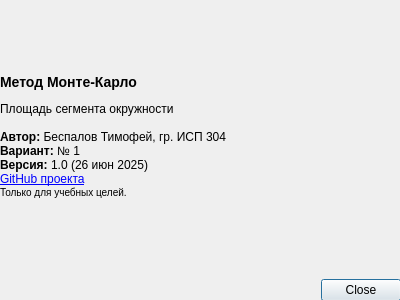
<?xml version="1.0" encoding="UTF-8"?>
<ui version="4.0">
 <class>AboutDialog</class>
 <widget class="QDialog" name="AboutDialog">
  <property name="geometry">
   <rect>
    <x>0</x>
    <y>0</y>
    <width>400</width>
    <height>300</height>
   </rect>
  </property>
  <property name="minimumSize">
   <size>
    <width>400</width>
    <height>300</height>
   </size>
  </property>
  <property name="maximumSize">
   <size>
    <width>400</width>
    <height>300</height>
   </size>
  </property>
  <property name="windowTitle">
   <string>О Программе...</string>
  </property>
  <property name="windowIcon">
   <iconset theme="QIcon::ThemeIcon::HelpFaq"/>
  </property>
  <widget class="QWidget" name="verticalLayoutWidget">
   <property name="geometry">
    <rect>
     <x>0</x>
     <y>0</y>
     <width>401</width>
     <height>301</height>
    </rect>
   </property>
   <layout class="QVBoxLayout" name="verticalLayout">
    <item>
     <widget class="QLabel" name="label">
      <property name="text">
       <string>&lt;h3&gt;Метод Монте-Карло&lt;/h3&gt;
Площадь сегмента окружности&lt;br&gt;&lt;br&gt;
&lt;b&gt;Автор:&lt;/b&gt; Беспалов Тимофей, гр. ИСП 304&lt;br&gt;
&lt;b&gt;Вариант:&lt;/b&gt; № 1&lt;br&gt;
&lt;b&gt;Версия:&lt;/b&gt; 1.0 (26 июн 2025)&lt;br&gt;
&lt;a href=&quot;https://github.com/kPod42/vpso&quot;&gt;GitHub проекта&lt;/a&gt;&lt;br&gt;
&lt;small&gt;Только для учебных целей.&lt;/small&gt;</string>
      </property>
     </widget>
    </item>
    <item>
     <widget class="QDialogButtonBox" name="buttonBox">
      <property name="standardButtons">
       <set>QDialogButtonBox::StandardButton::Close</set>
      </property>
     </widget>
    </item>
   </layout>
  </widget>
 </widget>
 <resources/>
 <connections/>
</ui>
